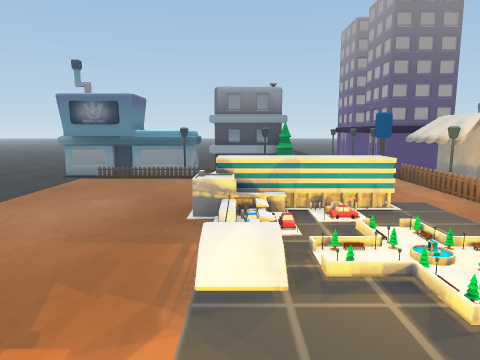
[1] (above)

24 first-person views from a walk through a scene from a Unity 3-D project. The camera is 1.5 m above the floor, tilts 8° down and sees 70° across. The floor is counted in squares, 1 m on a side. Each view is taken from the middle of a square. On the plan, view 1 faces up. The plan holds only what a view shows up to about 16 squares ahead; the rest is blank. The place goes on beyond the plan. Some animated figures are left out.

[2]
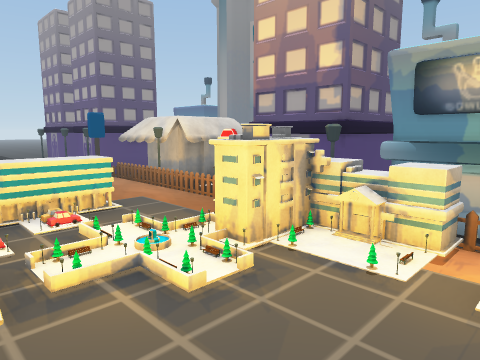

[3]
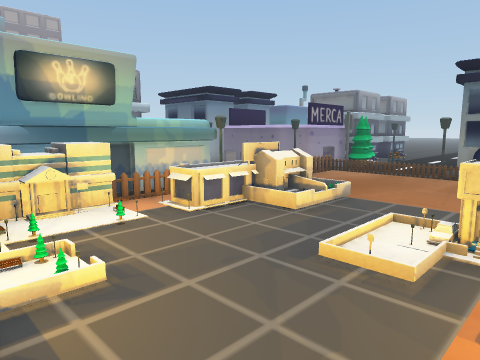

[4]
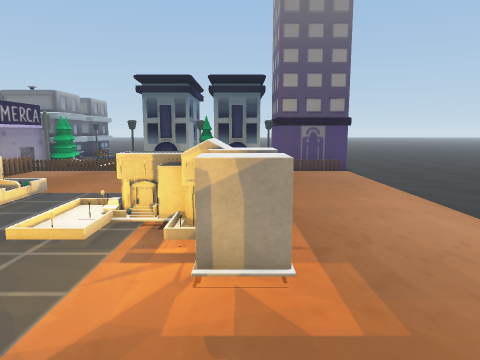

[5]
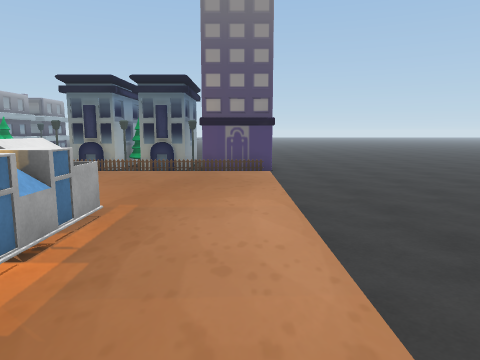

[6]
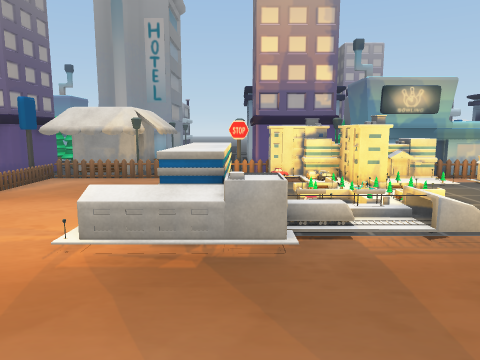

[7]
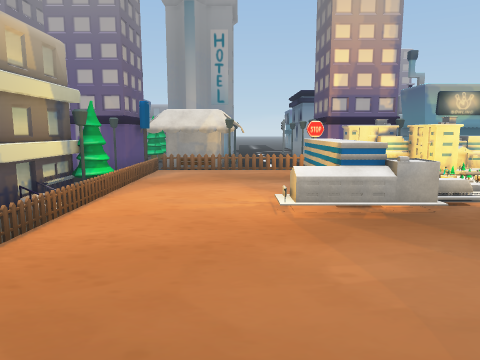

[8]
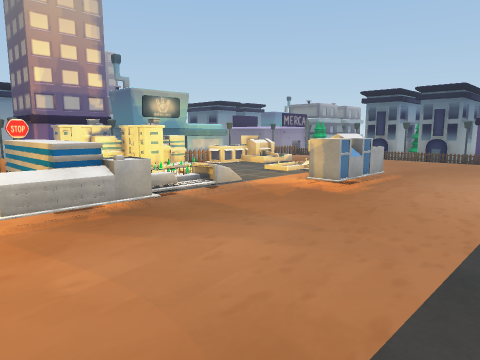

[9]
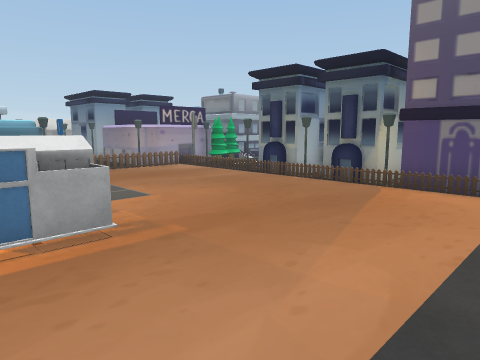

[10]
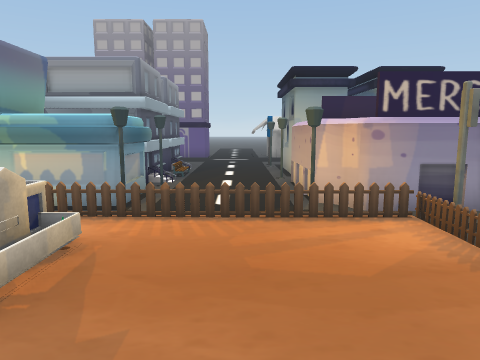

[11]
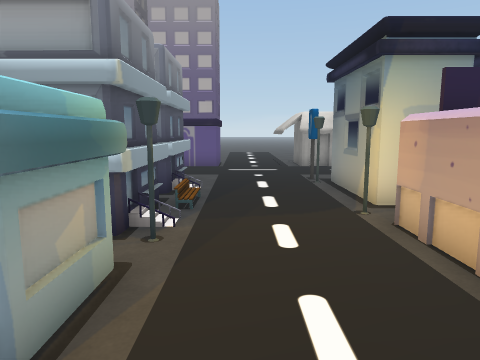

[12]
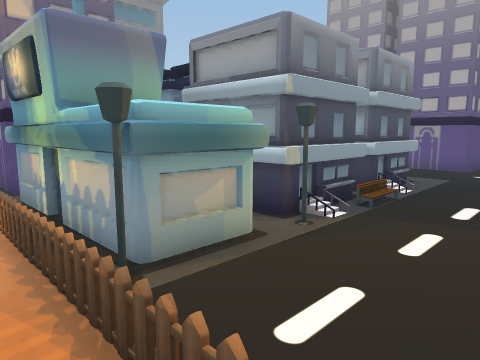

[13]
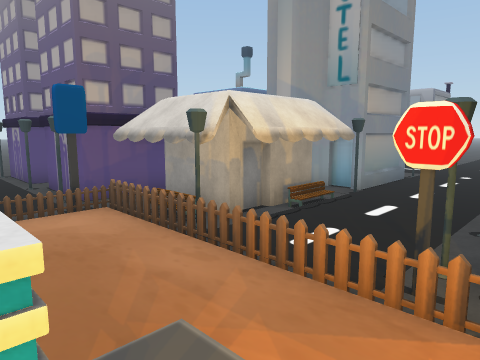

[14]
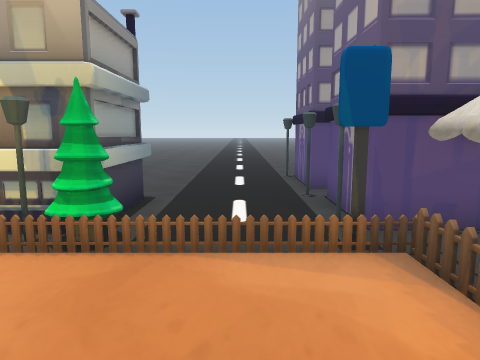

[15]
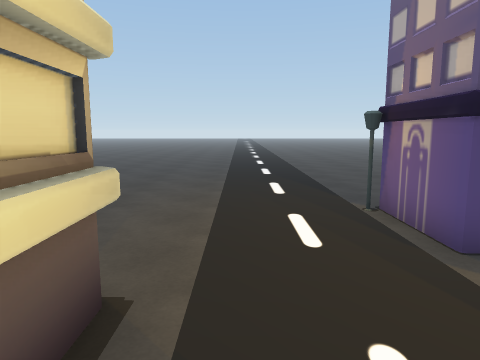

[16]
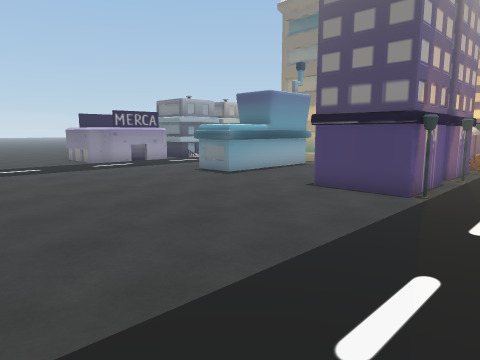

[17]
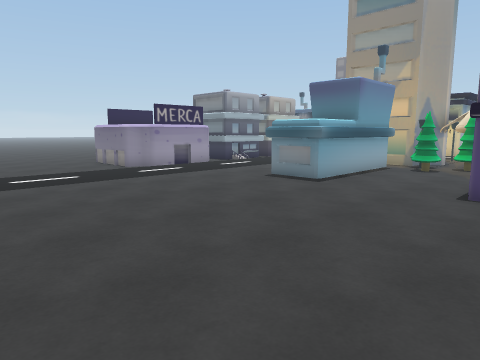

[18]
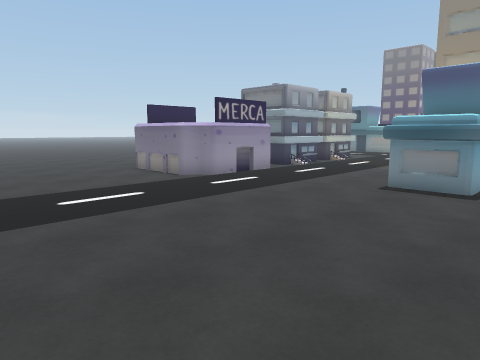

[19]
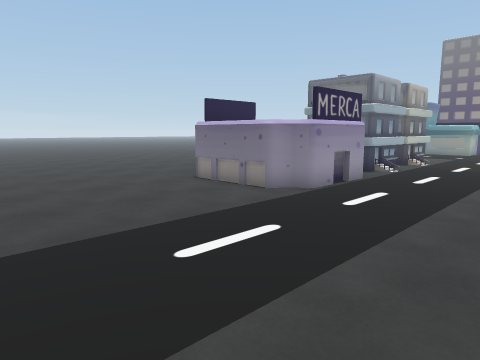

[20]
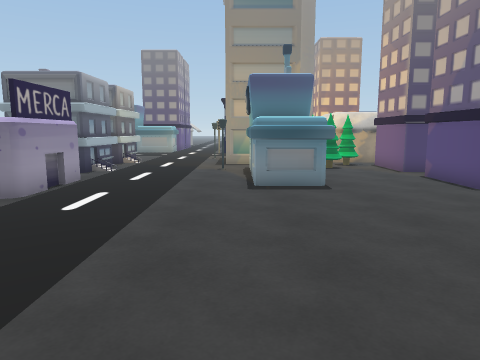

[21]
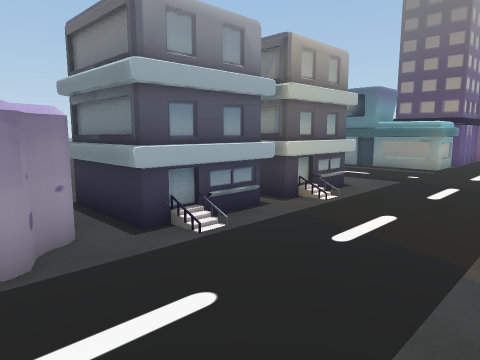

[22]
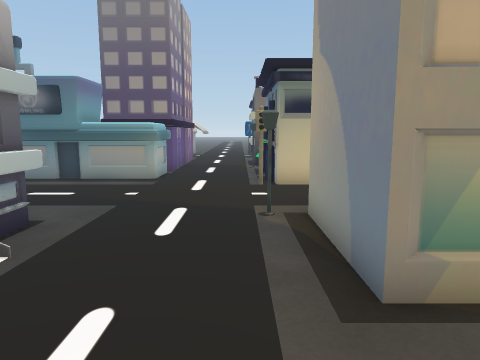

[23]
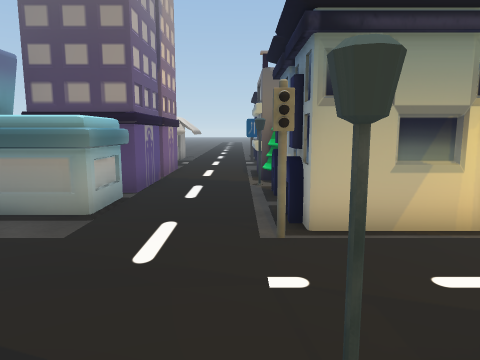

[24]
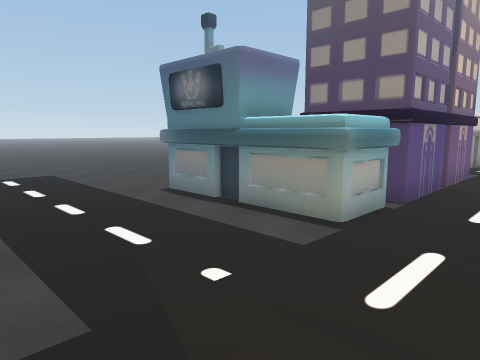

### Floor plan
Key: @ floor where view 1 was taken; # wall or solid block; . main floor; : floor 0.25 m higher than the main floor; / step, stairs or slope; = window, fence, low wall or low ledge; v drop or lower ground; O other object.
Columns run from 7 left of view 1 to 27 right of it. Each row starts with its distance up from view 1.
 30      .............. ... ..
 29      ..........................
 28      ..............................
 27       .............................
 26       .............................
 25       .............................
 24       .............................
 23        .....................OOOO...
 22        ....................OO   O..
 21        ......O###...OOO....O    O
 20        ......## #...O O....O    O
 19         .....#  #...OOO....OO   O
 18         .....OOO....OOO.....OOO
 17          O...O ##...O O.....###
 16 O  O O   O...#  #.O.OOO.....#
 15 O  O O   O...#  #OO#. ......O
 14 OOOOOOOO#O...#O OOOO####....OO
 13 .........O...#OO OO##  #....#
 12 .............OOO  O##  #....#
 11 .............OOOOO #####....O
 10 .............OOOOOO#.............
  9 ......O:.....O.....................
  8 ....../    ..O.....................
  7 ......O   ...O#..#.  ..#...........
  6  ......//...OO#### ####O...OOOOOO..
  5  .....././ /OO###     ##...O O   ..
  4  ......///OOOOO###     #...O O OO
  3 ........./OOOOOOOOO    O...O
  2 .....O......OOOO  O    #...#
  1 .....O///...OOO       OO...#
  0 .....OO@...OvOOOO      #...#
 -1 .....OOO/./O OO  ##   ##...#
 -2 ........../ v=OO O##O##O...##
 -3 ..........//.OOOO#///......O##
 -4 .............O...............
 -5 .............O...............
 -6 .............O.........#...OO
 -7 .............OOOOOO#####...OO
 -8 .////////////OO   O    O  .OO
 -9 .O###O##O#...#O   O    O
-10    #####  ...OO
-11    #####  ...OO
-12           .. O
-13           ..

Positions as (right, up) in squares from view 1, and headings:
1: (0, 0), facing up
2: (0, 0), facing up-right
3: (-1, 4), facing down-right
4: (-2, 5), facing down
5: (-5, 5), facing down
6: (-5, 7), facing right
7: (-7, 10), facing right
8: (-7, 10), facing down-right
9: (-7, 1), facing down-right
10: (0, -5), facing right
11: (5, -4), facing right
12: (5, -6), facing up-right
13: (3, 6), facing up-right
14: (4, 9), facing up
15: (3, 14), facing up
16: (3, 30), facing down-right
17: (7, 30), facing down-right
18: (11, 30), facing down-right
19: (15, 30), facing down-right
20: (15, 30), facing down
21: (16, 20), facing down-right
22: (17, 17), facing down
23: (17, 12), facing down
24: (17, 11), facing down-right
